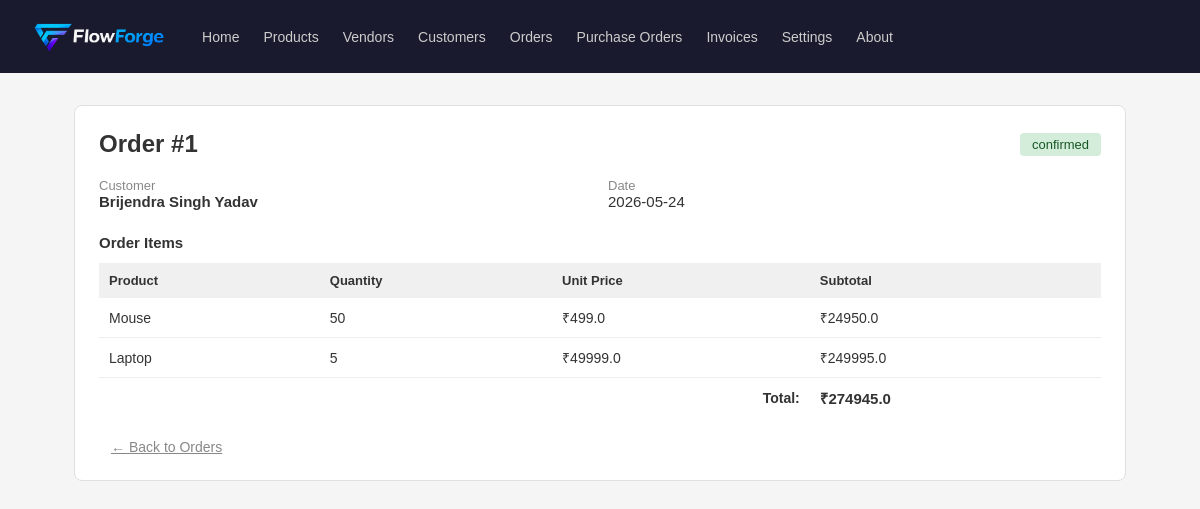
The app's page /orders/1 with its own data.
### tables this page shows
CREATE TABLE orders (
            id INTEGER PRIMARY KEY AUTOINCREMENT,
            customer_id INTEGER NOT NULL,
            status TEXT DEFAULT 'pending',
            total_amount REAL DEFAULT 0,
            created_at TIMESTAMP DEFAULT CURRENT_TIMESTAMP,
            FOREIGN KEY (customer_id) REFERENCES customers(id)
        );

CREATE TABLE customers (
            id INTEGER PRIMARY KEY AUTOINCREMENT,
            name TEXT NOT NULL,
            email TEXT,
            phone TEXT,
            address TEXT
        );

CREATE TABLE order_items (
            id INTEGER PRIMARY KEY AUTOINCREMENT,
            order_id INTEGER NOT NULL,
            product_id INTEGER NOT NULL,
            quantity INTEGER NOT NULL,
            unit_price REAL NOT NULL,
            FOREIGN KEY (order_id) REFERENCES orders(id),
            FOREIGN KEY (product_id) REFERENCES products(id)
        );

CREATE TABLE products (
            id INTEGER PRIMARY KEY AUTOINCREMENT,
            name TEXT NOT NULL,
            sku TEXT UNIQUE NOT NULL,
            purchase_price REAL NOT NULL DEFAULT 0,
            unit_price REAL NOT NULL,
            gst_percent REAL DEFAULT 0,
            stock_qty INTEGER DEFAULT 0,
            description TEXT
        );

### App.py (the view)
@app.route('/orders/<int:id>')
def orders_detail(id):
    db = get_db()
    order = db.execute('''
        SELECT orders.*, customers.name as customer_name
        FROM orders
        JOIN customers ON orders.customer_id = customers.id
        WHERE orders.id = ?
    ''', (id,)).fetchone()
    if not order:
        flash("Order nahi mila!", "danger")
        return redirect(url_for('orders_list'))
    items = db.execute('''
        SELECT order_items.*, products.name as product_name
        FROM order_items
        JOIN products ON order_items.product_id = products.id
        WHERE order_items.order_id = ?
    ''', (id,)).fetchall()
    db.close()
    return render_template('orders/detail.html', order=order, items=items)

### database.py (called while the page is built)
def get_db():
    conn = sqlite3.connect(DATABASE)
    conn.row_factory = sqlite3.Row
    return conn

### templates/orders/detail.html (shortened to what this page needs)
{% extends "base.html" %}
{% block content %}
<div class="card">
    <div style="display: flex; justify-content: space-between; align-items: center;">
        <h2>Order #{{ order['id'] }}</h2>
        <span style="
            background: {% if order['status'] == 'confirmed' %}#d4edda{% elif order['status'] == 'pending' %}#fff3cd{% else %}#f8d7da{% endif %};
            color: {% if order['status'] == 'confirmed' %}#155724{% elif order['status'] == 'pending' %}#856404{% else %}#721c24{% endif %};
            padding: 4px 12px; border-radius: 4px; font-size: 13px;">
            {{ order['status'] }}
        </span>
    </div>
    <div style="margin-top: 20px; display: grid; grid-template-columns: 1fr 1fr; gap: 16px;">
        <div>
            <p style="font-size: 13px; color: #888;">Customer</p>
            <p style="font-size: 15px; font-weight: 600;">{{ order['customer_name'] }}</p>
        </div>
        <div>
            <p style="font-size: 13px; color: #888;">Date</p>
            <p style="font-size: 15px;">{{ order['created_at'][:10] }}</p>
        </div>
    </div>
    <h3 style="margin-top: 24px; margin-bottom: 12px; font-size: 15px;">Order Items</h3>
    <table style="width: 100%; border-collapse: collapse;">
        <thead>
            <tr style="background: #f0f0f0;">
                <th style="padding: 10px; text-align: left; font-size: 13px;">Product</th>
                <th style="padding: 10px; text-align: left; font-size: 13px;">Quantity</th>
                <th style="padding: 10px; text-align: left; font-size: 13px;">Unit Price</th>
                <th style="padding: 10px; text-align: left; font-size: 13px;">Subtotal</th>
            </tr>
        </thead>
        <tbody>
            {% for item in items %}
            <tr style="border-bottom: 1px solid #eee;">
                <td style="padding: 10px; font-size: 14px;">{{ item['product_name'] }}</td>
                <td style="padding: 10px; font-size: 14px;">{{ item['quantity'] }}</td>
                <td style="padding: 10px; font-size: 14px;">₹{{ item['unit_price'] }}</td>
                <td style="padding: 10px; font-size: 14px;">₹{{ item['quantity'] * item['unit_price'] }}</td>
            </tr>
            {% endfor %}
        </tbody>
        <tfoot>
            <tr>
                <td colspan="3" style="padding: 10px; text-align: right;
                    font-weight: 600; font-size: 14px;">Total:</td>
                <td style="padding: 10px; font-weight: 600; font-size: 15px;">
                    ₹{{ order['total_amount'] }}
                </td>
            </tr>
        </tfoot>
    </table>
    <div style="margin-top: 20px;">
        <a href="/orders" style="margin-left: 12px; font-size: 14px; color: #888;">
            ← Back to Orders
        </a>
    </div>
</div>
{% endblock %}

### templates/base.html (style rules this page uses)
* { margin: 0; padding: 0; box-sizing: border-box; }
body { font-family: sans-serif; background: #f5f5f5; color: #333; }
.card { background: white; border-radius: 8px; padding: 24px; border: 1px solid #e0e0e0; }

### records on screen
orders: id "1", status "confirmed", created_at "2026-05-24", total_amount "274945.0"
customers: customer_name "Brijendra Singh Yadav"
order_items: product_name "Mouse", quantity "50", unit_price "499.0", item['quantity']*item['unit_price'] "24950.0"
order_items: product_name "Laptop", quantity "5", unit_price "49999.0", item['quantity']*item['unit_price'] "249995.0"
